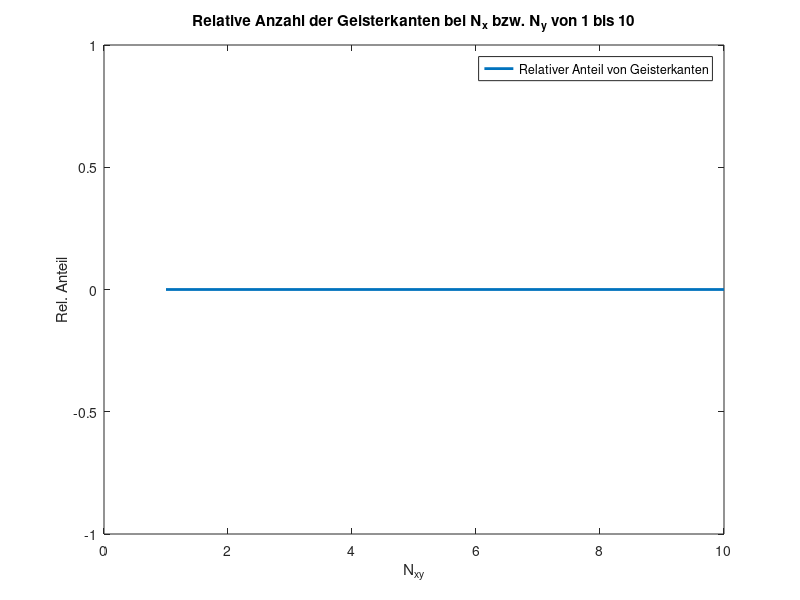

Write MATLAB code to recreate this figure. (Note: this script raises an error after producing the figure.)
% Aufgabe 8

% Skript zur Darstellung der relativen Anzahl der Fehlerkanten als
% doppel-logarithmischer Graph
nxyMax = 10;
relOccurence = zeros(1,nxyMax);
for nxy=1:nxyMax
    % Gittererzeugung: kartesisches Gitter mit nxy Punkten in x- und y-
    % Richtung. Es handelt sich um ein ebenes Gitter (x-y-Ebene) mit z = 1
    
    % Geisterkanten finden
    
    % Geisterkanten zaehlen
    
    % Berechnen der relativen Anzahl für dieses nxy
end

% Darstellen der relativen Anzahl als doppel-logarithmischer Graph
figure;
plot(1:nxyMax,relOccurence, 'LineWidth', 2);
legend('Relativer Anteil von Geisterkanten');
xlabel('N_{xy}');
ylabel('Rel. Anteil');
title(['Relative Anzahl der Geisterkanten bei N_x bzw. N_y von 1 bis ',...
       num2str(nxyMax)]);
ylim([min(relOccurence),max(relOccurence)])